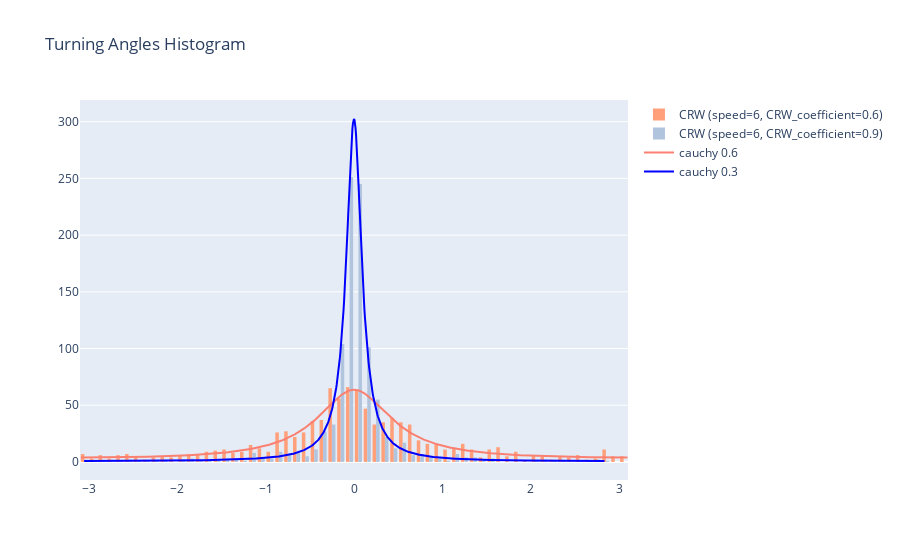

Notebook source saved alongside this figure:
### Code cell
s_pos = [0,0]
n_steps = 1000

crw_trajectory_1 = CorrelatedRandomWalk(n_steps, s_pos, vel=6, coefficient=.6)
crw_trajectory_2 = CorrelatedRandomWalk(n_steps, s_pos, vel=6, coefficient=.9)


turning_angles_1 = turning_angles(crw_trajectory_1)
turning_angles_2 = turning_angles(crw_trajectory_2)

# Plot
fig_hist = go.Figure()
fig_hist.add_trace(go.Histogram(
    x=turning_angles_1,
    name='CRW (speed=6, CRW_coefficient=0.6)',
    marker_color='lightsalmon'
))
fig_hist.add_trace(go.Histogram(
    x=turning_angles_2,
    name='CRW (speed=6, CRW_coefficient=0.9)',
    marker_color='lightsteelblue'
))
fig_hist.update_layout(title='Turning Angles Histogram')



x_values = np.linspace(min(turning_angles_1), max(turning_angles_1), 1000)
y_values = np.array([wrapcauchy.pdf(abs(i), 0.6) for i in x_values])

# scale
scaling_factor = 100
y_values *= scaling_factor

fig_hist.add_trace(go.Scatter(
    x=x_values,
    y=y_values,
    mode='lines',
    name='cauchy 0.6',
    line=dict(color='salmon', width=2)
))

x_values = np.linspace(min(turning_angles_2), max(turning_angles_2), 1000)
y_values = np.array([wrapcauchy.pdf(abs(i), 0.9) for i in x_values])

# scale
scaling_factor = 100
y_values *= scaling_factor

fig_hist.add_trace(go.Scatter(
    x=x_values,
    y=y_values,
    mode='lines',
    name='cauchy 0.3',
    line=dict(color='blue', width=2)
))


fig_hist.show()

### Figure 1 — Plotly figure (JSON) as saved in the notebook; plotly's stock layout.template omitted (floating-point values rounded to 4 significant figures; data arrays with more than 128 entries replaced by an {"elided": "..."} marker saying what was removed)
{"data": [{"marker": {"color": "lightsalmon"}, "name": "CRW (speed=6, CRW_coefficient=0.6)", "type": "histogram", "x": {"elided": "998 float values"}}, {"marker": {"color": "lightsteelblue"}, "name": "CRW (speed=6, CRW_coefficient=0.9)", "type": "histogram", "x": {"elided": "998 float values"}}, {"line": {"color": "salmon", "width": 2}, "mode": "lines", "name": "cauchy 0.6", "type": "scatter", "x": {"elided": "1000 float values"}, "y": {"elided": "1000 float values"}}, {"line": {"color": "blue", "width": 2}, "mode": "lines", "name": "cauchy 0.3", "type": "scatter", "x": {"elided": "1000 float values"}, "y": {"elided": "1000 float values"}}], "layout": {"title": {"text": "Turning Angles Histogram"}}}
